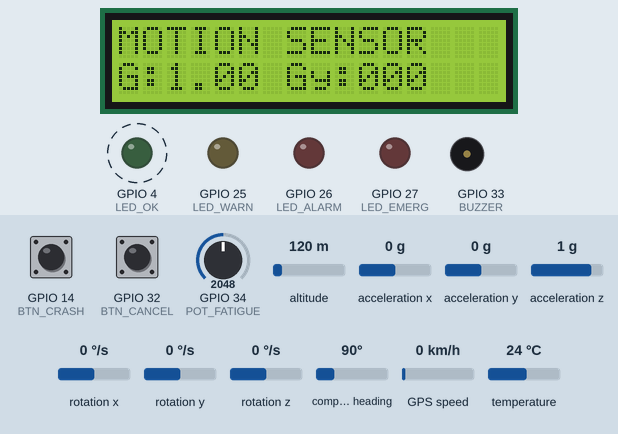
This sketch was run on a simulated ESP32. Shown: 16×2 character LCD, output pins drawn as LEDs (lit = HIGH), buzzer (waves = sounding). Dashed ring = blinking. Inputs (shaded band) come from the test bench; at power-on: rotation x 0 °/s, GPIO 34 (POT_FATIGUE) = 2048, GPIO 32 (BTN_CANCEL) HIGH, GPIO 14 (BTN_CRASH) HIGH, altitude 120 m, acceleration x 0 g, acceleration y 0 g, acceleration z 1 g, rotation y 0 °/s, rotation z 0 °/s, compass heading 90°, GPS speed 0 km/h, temperature 24 °C. The GPS gets a fix after 3 s at 37.7749, -122.4194 with 8 satellites; what the sketch prints to the serial monitor is not drawn.

Above: at 4.0 s.
4.1 s: rotation x set to -113 °/s
6.7 s: rotation x set to -125 °/s
At 8.1 s:
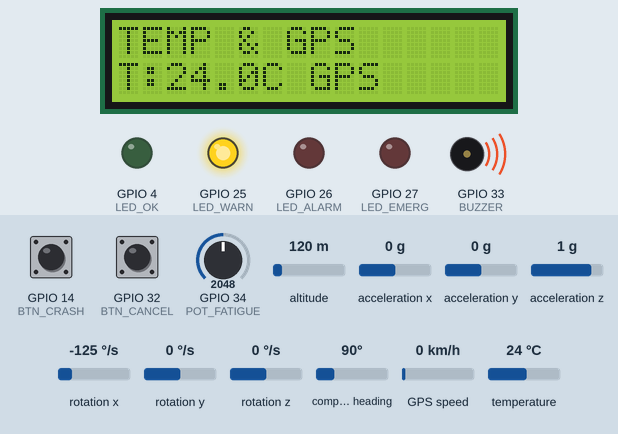
9.1 s: GPIO 34 (POT_FATIGUE) set to 3435
At 12.9 s:
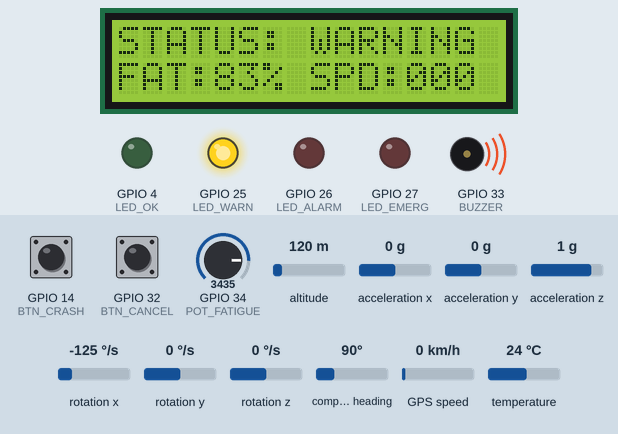
13.1 s: GPIO 34 (POT_FATIGUE) set to 3530
At 15.53 s:
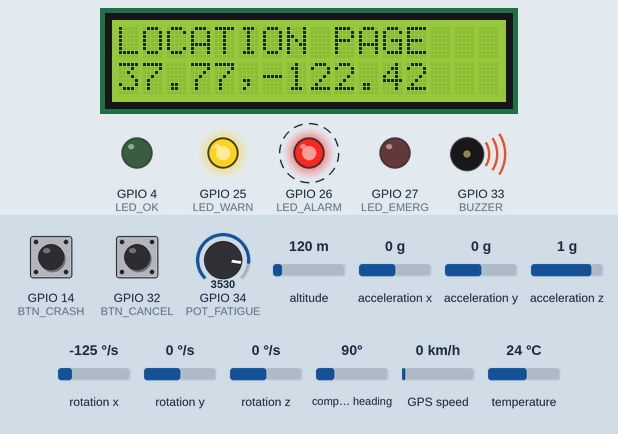
15.8 s: GPIO 32 (BTN_CANCEL) pulled LOW for 0.15 s
At 18.6 s:
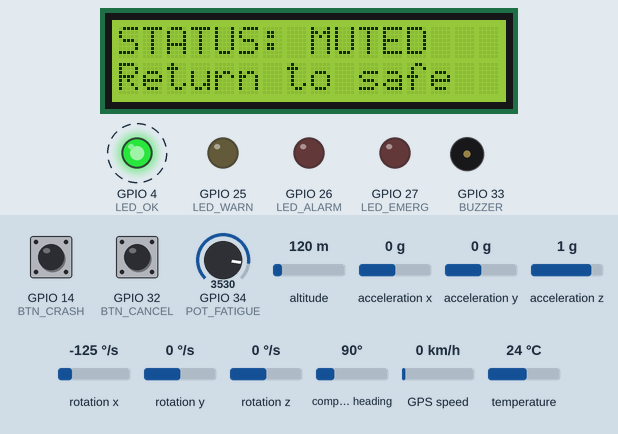
19.3 s: GPIO 32 (BTN_CANCEL) pulled LOW for 1 s
At 19.49 s:
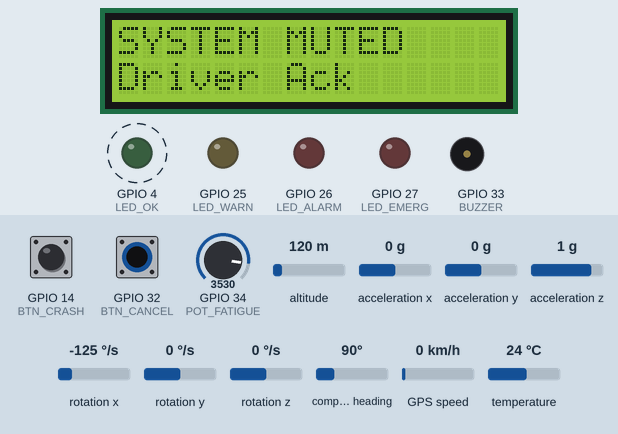
Timing chart, 0 to 22.8 s (numbered marks = the images above; inputs shaded):
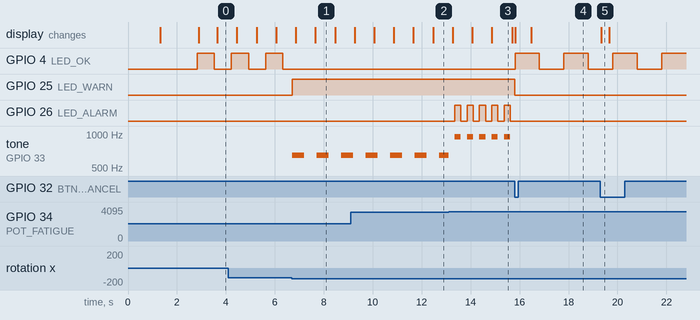

The sketch:

sketch.ino
```cpp
#include <Wire.h>
#include <Adafruit_MPU6050.h>
#include <Adafruit_Sensor.h>
#include <TinyGPSPlus.h>
#include <HardwareSerial.h>
#include <LiquidCrystal_I2C.h>
#include <math.h>

// =====================================================
// SMART REAL-TIME DRIVER STATE MONITORING
// AND EMERGENCY DETECTION SYSTEM
// ESP32 + MPU6050 + GPS + LCD + LEDs + BUZZER
// Potentiometer simulates fatigue/drowsiness score
// =====================================================

// ---------------- Pin Definitions ----------------
#define LED_OK      4
#define LED_WARN    25
#define LED_ALARM   26
#define LED_EMERG   27
#define BUZZER      33
#define BTN_CANCEL  32
#define BTN_CRASH   14
#define POT_FATIGUE 34

// ---------------- Objects ----------------
Adafruit_MPU6050 mpu;
TinyGPSPlus gps;
HardwareSerial gpsSerial(2);
LiquidCrystal_I2C lcd(0x27, 16, 2);

// ---------------- Demo / Alert Settings ----------------
const char EMERGENCY_PHONE[] = "+2519XXXXXXXX";

// If GPS has not locked yet, these fallback coordinates are used for demo.
// You can replace them with your university/demo location.
const double DEFAULT_LAT = 9.030100;
const double DEFAULT_LNG = 38.761300;

// Emergency SOS delay window.
// During this time, the driver can press MUTE/CANCEL to cancel false emergency.
// Set this to 0 if you want instant SOS.
const unsigned long SOS_CANCEL_WINDOW_MS = 8000;

// Critical fatigue must persist before it escalates to emergency.
const unsigned long FATIGUE_ESCALATE_MS = 10000;

// LCD and telemetry intervals
const unsigned long LCD_INTERVAL_MS = 800;
const unsigned long TELEMETRY_INTERVAL_MS = 1000;

// ---------------- Thresholds ----------------
// Acceleration magnitude thresholds in G
const float warnG  = 1.6;
const float alarmG = 2.2;
const float crashG = 3.0;

// Gyroscope thresholds in degrees/sec
const float warnGyroDps  = 120.0;
const float alarmGyroDps = 160.0;
const float crashGyroDps = 200.0;

// MPU temperature thresholds.
// In real crash detection, temperature is not the main factor.
// Here it is kept as an additional simulated hazard input.
const float warnTemp  = 60.0;
const float alarmTemp = 70.0;
const float crashTemp = 80.0;

// Speed thresholds in km/h
const float speedWarnLimit  = 100.0;
const float speedAlarmLimit = 120.0;

// Fatigue/drowsiness thresholds from potentiometer
const int fatigueWarnLevel  = 75;
const int fatigueAlarmLevel = 85;
const int fatigueCritLevel  = 90;

// Crash confirmation counter
const int CRASH_CONFIRM_COUNT = 2;

// ---------------- System State ----------------
enum SystemState {
  STATE_NORMAL,
  STATE_WARNING,
  STATE_ALARM,
  STATE_EMERGENCY,
  STATE_MUTED
};

SystemState currentState = STATE_NORMAL;
SystemState previousState = STATE_NORMAL;

// ---------------- Runtime Variables ----------------
unsigned long lastLcd = 0;
unsigned long lastTelemetry = 0;
unsigned long lastAlertToggle = 0;
unsigned long lastHeartbeat = 0;
unsigned long emergencyStartMs = 0;
unsigned long criticalFatigueStartMs = 0;

bool alertToggleState = false;
bool heartbeatState = false;
bool systemMuted = false;
bool sosSent = false;
bool lastCancelButton = HIGH;
bool mpuReady = false;

int lcdPage = 0;
int crashCounter = 0;

String emergencyCause = "";

// =====================================================
// Helper Functions
// =====================================================

float toDegPerSec(float rads) {
  return rads * 57.2957795;
}

const char* stateName(SystemState s) {
  switch (s) {
    case STATE_NORMAL:    return "NORMAL";
    case STATE_WARNING:   return "WARNING";
    case STATE_ALARM:     return "ALARM";
    case STATE_EMERGENCY: return "EMERGENCY";
    case STATE_MUTED:     return "MUTED";
    default:              return "UNKNOWN";
  }
}

void allOff() {
  digitalWrite(LED_OK, LOW);
  digitalWrite(LED_WARN, LOW);
  digitalWrite(LED_ALARM, LOW);
  digitalWrite(LED_EMERG, LOW);
  noTone(BUZZER);
}

void show2(const char *line1, const char *line2) {
  lcd.clear();

  lcd.setCursor(0, 0);
  lcd.print(line1);

  lcd.setCursor(0, 1);
  lcd.print(line2);
}

double getLatitude() {
  if (gps.location.isValid()) {
    return gps.location.lat();
  }
  return DEFAULT_LAT;
}

double getLongitude() {
  if (gps.location.isValid()) {
    return gps.location.lng();
  }
  return DEFAULT_LNG;
}

bool gpsValid() {
  return gps.location.isValid();
}

// =====================================================
// GSM / SMS Simulation
// =====================================================

void sendSOS(
  float gForce,
  float gyroDps,
  int fatiguePct,
  float speedKmph,
  float tempC,
  double lat,
  double lng,
  bool liveGps,
  String cause
) {
  Serial.println();
  Serial.println("=================================================");
  Serial.println("              GSM SOS SIMULATION");
  Serial.println("=================================================");

  Serial.println("AT");
  delay(100);
  Serial.println("OK");

  Serial.println("AT+CMGF=1");
  delay(100);
  Serial.println("OK");

  Serial.print("AT+CMGS=\"");
  Serial.print(EMERGENCY_PHONE);
  Serial.println("\"");
  delay(100);

  Serial.println("EMERGENCY ALERT!");
  Serial.println("Smart Driver Monitoring System detected a critical event.");
  Serial.print("Cause: ");
  Serial.println(cause);

  Serial.print("System State: ");
  Serial.println(stateName(currentState));

  Serial.print("G-Force: ");
  Serial.print(gForce, 2);
  Serial.println(" G");

  Serial.print("Gyroscope Peak: ");
  Serial.print(gyroDps, 1);
  Serial.println(" deg/s");

  Serial.print("Fatigue Level: ");
  Serial.print(fatiguePct);
  Serial.println("%");

  Serial.print("Speed: ");
  Serial.print(speedKmph, 1);
  Serial.println(" km/h");

  Serial.print("Temperature: ");
  Serial.print(tempC, 1);
  Serial.println(" C");

  Serial.print("GPS Source: ");
  Serial.println(liveGps ? "LIVE GPS" : "DEMO/FALLBACK GPS");

  Serial.print("Location: ");
  Serial.print(lat, 6);
  Serial.print(", ");
  Serial.println(lng, 6);

  Serial.print("Google Maps: ");
  Serial.print("https://maps.google.com/?q=");
  Serial.print(lat, 6);
  Serial.print(",");
  Serial.println(lng, 6);

  Serial.write(26); // Ctrl+Z, end of SMS in real GSM modems
  Serial.println();
  Serial.println("SOS MESSAGE SENT SUCCESSFULLY.");
  Serial.println("=================================================");
  Serial.println();
}

// =====================================================
// Output Behaviour
// =====================================================

void handleOutputs(unsigned long now, SystemState state) {
  if (state == STATE_NORMAL) {
    digitalWrite(LED_WARN, LOW);
    digitalWrite(LED_ALARM, LOW);
    digitalWrite(LED_EMERG, LOW);
    noTone(BUZZER);

    // Green heartbeat LED
    if (now - lastHeartbeat >= 700) {
      lastHeartbeat = now;
      heartbeatState = !heartbeatState;
      digitalWrite(LED_OK, heartbeatState);
    }
  }

  else if (state == STATE_WARNING) {
    digitalWrite(LED_OK, LOW);
    digitalWrite(LED_WARN, HIGH);
    digitalWrite(LED_ALARM, LOW);
    digitalWrite(LED_EMERG, LOW);

    if (now - lastAlertToggle >= 500) {
      lastAlertToggle = now;
      alertToggleState = !alertToggleState;

      if (alertToggleState) {
        tone(BUZZER, 650);
      } else {
        noTone(BUZZER);
      }
    }
  }

  else if (state == STATE_ALARM) {
    digitalWrite(LED_OK, LOW);
    digitalWrite(LED_WARN, HIGH);
    digitalWrite(LED_EMERG, LOW);

    if (now - lastAlertToggle >= 250) {
      lastAlertToggle = now;
      alertToggleState = !alertToggleState;

      digitalWrite(LED_ALARM, alertToggleState);

      if (alertToggleState) {
        tone(BUZZER, 950);
      } else {
        noTone(BUZZER);
      }
    }
  }

  else if (state == STATE_EMERGENCY) {
    digitalWrite(LED_OK, LOW);
    digitalWrite(LED_WARN, LOW);
    digitalWrite(LED_ALARM, HIGH);

    if (now - lastAlertToggle >= 150) {
      lastAlertToggle = now;
      alertToggleState = !alertToggleState;

      digitalWrite(LED_EMERG, alertToggleState);

      // Siren-like effect
      if (alertToggleState) {
        tone(BUZZER, 1300);
      } else {
        tone(BUZZER, 850);
      }
    }
  }

  else if (state == STATE_MUTED) {
    digitalWrite(LED_WARN, LOW);
    digitalWrite(LED_ALARM, LOW);
    digitalWrite(LED_EMERG, LOW);
    noTone(BUZZER);

    // Slow green blink means system is muted but alive
    if (now - lastHeartbeat >= 1000) {
      lastHeartbeat = now;
      heartbeatState = !heartbeatState;
      digitalWrite(LED_OK, heartbeatState);
    }
  }
}

// =====================================================
// LCD Display
// =====================================================

void updateLCD(
  unsigned long now,
  SystemState state,
  float tempC,
  float gForce,
  float gyroDps,
  float speedKmph,
  int fatiguePct,
  double lat,
  double lng,
  bool liveGps
) {
  if (now - lastLcd < LCD_INTERVAL_MS) {
    return;
  }

  lastLcd = now;

  char line1[17];
  char line2[17];

  if (state == STATE_EMERGENCY) {
    snprintf(line1, sizeof(line1), "STATUS: EMERG!");

    if (!sosSent && SOS_CANCEL_WINDOW_MS > 0) {
      unsigned long elapsed = now - emergencyStartMs;
      unsigned long remaining = 0;

      if (elapsed < SOS_CANCEL_WINDOW_MS) {
        remaining = (SOS_CANCEL_WINDOW_MS - elapsed + 999) / 1000;
      }

      snprintf(line2, sizeof(line2), "SOS IN: %lus", remaining);
    } else if (sosSent) {
      snprintf(line2, sizeof(line2), "SOS SENT        ");
    } else {
      snprintf(line2, sizeof(line2), "SENDING SOS...  ");
    }

    show2(line1, line2);
    return;
  }

  if (state == STATE_MUTED) {
    snprintf(line1, sizeof(line1), "STATUS: MUTED");
    snprintf(line2, sizeof(line2), "Return to safe");
    show2(line1, line2);
    return;
  }

  if (lcdPage == 0) {
    snprintf(line1, sizeof(line1), "STATUS: %-7s", stateName(state));
    snprintf(line2, sizeof(line2), "FAT:%d%% SPD:%03.0f", fatiguePct, speedKmph);
  }
  else if (lcdPage == 1) {
    snprintf(line1, sizeof(line1), "MOTION SENSOR");
    snprintf(line2, sizeof(line2), "G:%.2f Gy:%03.0f", gForce, gyroDps);
  }
  else if (lcdPage == 2) {
    snprintf(line1, sizeof(line1), "TEMP & GPS");
    snprintf(line2, sizeof(line2), "T:%.1fC %s", tempC, liveGps ? "GPS" : "SIM");
  }
  else {
    snprintf(line1, sizeof(line1), "LOCATION PAGE");
    snprintf(line2, sizeof(line2), "%.2f,%.2f", lat, lng);
  }

  show2(line1, line2);
  lcdPage = (lcdPage + 1) % 4;
}

// =====================================================
// Telemetry Logging
// =====================================================

void printTelemetry(
  unsigned long now,
  SystemState state,
  float tempC,
  float gForce,
  float gyroDps,
  float speedKmph,
  int fatiguePct,
  double lat,
  double lng,
  bool liveGps,
  bool crashDetected,
  bool criticalFatigue
) {
  if (now - lastTelemetry < TELEMETRY_INTERVAL_MS) {
    return;
  }

  lastTelemetry = now;

  Serial.print("{\"timeMs\":");
  Serial.print(now);

  Serial.print(",\"state\":\"");
  Serial.print(stateName(state));
  Serial.print("\"");

  Serial.print(",\"speedKmph\":");
  Serial.print(speedKmph, 1);

  Serial.print(",\"gForce\":");
  Serial.print(gForce, 2);

  Serial.print(",\"gyroDps\":");
  Serial.print(gyroDps, 1);

  Serial.print(",\"temperatureC\":");
  Serial.print(tempC, 1);

  Serial.print(",\"fatiguePct\":");
  Serial.print(fatiguePct);

  Serial.print(",\"gpsValid\":");
  Serial.print(liveGps ? "true" : "false");

  Serial.print(",\"lat\":");
  Serial.print(lat, 6);

  Serial.print(",\"lng\":");
  Serial.print(lng, 6);

  Serial.print(",\"crashDetected\":");
  Serial.print(crashDetected ? "true" : "false");

  Serial.print(",\"criticalFatigue\":");
  Serial.print(criticalFatigue ? "true" : "false");

  Serial.print(",\"sosSent\":");
  Serial.print(sosSent ? "true" : "false");

  Serial.print(",\"cause\":\"");
  Serial.print(emergencyCause);
  Serial.print("\"");

  Serial.println("}");
}

// =====================================================
// Setup
// =====================================================

void setup() {
  Serial.begin(115200);

  pinMode(LED_OK, OUTPUT);
  pinMode(LED_WARN, OUTPUT);
  pinMode(LED_ALARM, OUTPUT);
  pinMode(LED_EMERG, OUTPUT);
  pinMode(BUZZER, OUTPUT);

  pinMode(BTN_CANCEL, INPUT_PULLUP);
  pinMode(BTN_CRASH, INPUT_PULLUP);
  pinMode(POT_FATIGUE, INPUT);

  Wire.begin();

  lcd.init();
  lcd.backlight();

  allOff();
  show2("SMART DRIVER", "SYSTEM BOOTING");
  delay(1200);

  if (!mpu.begin()) {
    mpuReady = false;
    Serial.println("ERROR: MPU6050 not found. Check wiring.");
    show2("MPU6050 ERROR", "Check wiring");
    delay(1500);
  } else {
    mpuReady = true;

    // Optional configuration for more stable readings
    mpu.setAccelerometerRange(MPU6050_RANGE_8_G);
    mpu.setGyroRange(MPU6050_RANGE_500_DEG);
    mpu.setFilterBandwidth(MPU6050_BAND_21_HZ);

    Serial.println("MPU6050 initialised successfully.");
  }

  // ESP32 Hardware Serial 2
  // GPS TX -> ESP32 RX2 GPIO16
  // GPS RX -> ESP32 TX2 GPIO17
  gpsSerial.begin(9600, SERIAL_8N1, 16, 17);

  show2("SYSTEM READY", "Drive Safely");
  Serial.println("System ready.");
  Serial.println("Potentiometer = simulated computer-vision fatigue score.");
  Serial.println("Crash button = manual emergency demo trigger.");
  Serial.println();

  delay(1500);
}

// =====================================================
// Main Loop
// =====================================================

void loop() {
  unsigned long now = millis();

  // ---------------- Read GPS Non-Blocking ----------------
  while (gpsSerial.available() > 0) {
    gps.encode(gpsSerial.read());
  }

  // ---------------- Read MPU6050 ----------------
  sensors_event_t a, g, t;

  float ax = 0.0;
  float ay = 0.0;
  float az = 1.0;
  float gForce = 1.0;

  float gx = 0.0;
  float gy = 0.0;
  float gz = 0.0;
  float gyroDps = 0.0;

  float tempC = 25.0;

  if (mpuReady) {
    mpu.getEvent(&a, &g, &t);

    ax = a.acceleration.x / 9.80665;
    ay = a.acceleration.y / 9.80665;
    az = a.acceleration.z / 9.80665;

    gForce = sqrt((ax * ax) + (ay * ay) + (az * az));

    gx = toDegPerSec(g.gyro.x);
    gy = toDegPerSec(g.gyro.y);
    gz = toDegPerSec(g.gyro.z);

    gyroDps = fmaxf(fabsf(gx), fmaxf(fabsf(gy), fabsf(gz)));

    tempC = t.temperature;
  }

  // ---------------- Read GPS Data ----------------
  float speedKmph = gps.speed.isValid() ? gps.speed.kmph() : 0.0;
  bool liveGps = gpsValid();
  double latitude = getLatitude();
  double longitude = getLongitude();

  // ---------------- Read Simulated Fatigue ----------------
  int rawFatigue = analogRead(POT_FATIGUE);
  int fatiguePct = map(rawFatigue, 0, 4095, 0, 100);
  fatiguePct = constrain(fatiguePct, 0, 100);

  // ---------------- Buttons ----------------
  bool cancelButton = digitalRead(BTN_CANCEL);
  bool crashButtonPressed = digitalRead(BTN_CRASH) == LOW;

  bool cancelPressedEdge = (lastCancelButton == HIGH && cancelButton == LOW);
  lastCancelButton = cancelButton;

  // ---------------- Condition Evaluation ----------------
  bool warningCondition =
    (gForce >= warnG) ||
    (gyroDps >= warnGyroDps) ||
    (tempC >= warnTemp) ||
    (speedKmph >= speedWarnLimit) ||
    (fatiguePct >= fatigueWarnLevel);

  bool alarmCondition =
    (gForce >= alarmG) ||
    (gyroDps >= alarmGyroDps) ||
    (tempC >= alarmTemp) ||
    (speedKmph >= speedAlarmLimit) ||
    (fatiguePct >= fatigueAlarmLevel);

  bool rawCrashCondition =
    (gForce >= crashG) ||
    (gyroDps >= crashGyroDps) ||
    (tempC >= crashTemp) ||
    crashButtonPressed;

  if (rawCrashCondition) {
    if (crashCounter < CRASH_CONFIRM_COUNT) {
      crashCounter++;
    }
  } else {
    crashCounter = 0;
  }

  bool crashDetected = crashButtonPressed || (crashCounter >= CRASH_CONFIRM_COUNT);

  bool criticalFatigue = fatiguePct >= fatigueCritLevel;

  if (criticalFatigue) {
    if (criticalFatigueStartMs == 0) {
      criticalFatigueStartMs = now;
    }
  } else {
    criticalFatigueStartMs = 0;
  }

  bool fatigueEscalated =
    criticalFatigue &&
    criticalFatigueStartMs > 0 &&
    (now - criticalFatigueStartMs >= FATIGUE_ESCALATE_MS);

  bool emergencyCondition = crashDetected || fatigueEscalated;

  bool safeBaseline =
    !warningCondition &&
    !alarmCondition &&
    !emergencyCondition &&
    !criticalFatigue;

  // ---------------- Cancel / Mute Handling ----------------
  if (cancelPressedEdge) {
    systemMuted = true;
    allOff();

    Serial.println();
    Serial.println("Driver pressed MUTE/CANCEL.");
    Serial.println("Local alerts muted. SOS countdown cancelled if not already sent.");

    if (currentState == STATE_EMERGENCY && !sosSent) {
      Serial.println("Pending SOS was cancelled by driver acknowledgement.");
    }

    show2("SYSTEM MUTED", "Driver Ack");
  }

  // Auto-unmute only when everything returns to safe
  if (systemMuted && safeBaseline) {
    systemMuted = false;
    sosSent = false;
    emergencyStartMs = 0;
    emergencyCause = "";
    criticalFatigueStartMs = 0;

    Serial.println("System automatically returned to NORMAL after safe readings.");
  }

  // ---------------- State Machine ----------------
  previousState = currentState;

  if (systemMuted) {
    currentState = STATE_MUTED;
  }
  else if (emergencyCondition) {
    currentState = STATE_EMERGENCY;
  }
  else if (alarmCondition || criticalFatigue) {
    currentState = STATE_ALARM;
  }
  else if (warningCondition) {
    currentState = STATE_WARNING;
  }
  else {
    currentState = STATE_NORMAL;
  }

  // ---------------- State Entry Actions ----------------
  if (currentState != previousState) {
    Serial.print("STATE CHANGE: ");
    Serial.print(stateName(previousState));
    Serial.print(" -> ");
    Serial.println(stateName(currentState));

    if (currentState == STATE_EMERGENCY) {
      emergencyStartMs = now;
      sosSent = false;

      if (crashDetected) {
        emergencyCause = crashButtonPressed ? "MANUAL CRASH TEST BUTTON" : "CRASH-LIKE IMPACT DETECTED";
      } else if (fatigueEscalated) {
        emergencyCause = "CRITICAL FATIGUE UNACKNOWLEDGED";
      } else {
        emergencyCause = "UNKNOWN EMERGENCY";
      }

      Serial.print("Emergency cause: ");
      Serial.println(emergencyCause);
    }

    if (currentState == STATE_NORMAL) {
      sosSent = false;
      emergencyStartMs = 0;
      emergencyCause = "";
      criticalFatigueStartMs = 0;
    }
  }

  // ---------------- Emergency SOS Logic ----------------
  if (currentState == STATE_EMERGENCY && !sosSent && !systemMuted) {
    bool sendNow = false;

    if (SOS_CANCEL_WINDOW_MS == 0) {
      sendNow = true;
    } else if (now - emergencyStartMs >= SOS_CANCEL_WINDOW_MS) {
      sendNow = true;
    }

    if (sendNow) {
      sendSOS(
        gForce,
        gyroDps,
        fatiguePct,
        speedKmph,
        tempC,
        latitude,
        longitude,
        liveGps,
        emergencyCause
      );

      sosSent = true;
    }
  }

  // ---------------- Outputs, LCD, Telemetry ----------------
  handleOutputs(now, currentState);

  updateLCD(
    now,
    currentState,
    tempC,
    gForce,
    gyroDps,
    speedKmph,
    fatiguePct,
    latitude,
    longitude,
    liveGps
  );

  printTelemetry(
    now,
    currentState,
    tempC,
    gForce,
    gyroDps,
    speedKmph,
    fatiguePct,
    latitude,
    longitude,
    liveGps,
    crashDetected,
    criticalFatigue
  );
}
```

Measured:
- the behaviour switches between -119 and -120 °/s on rotation x (found by bisection; images 0 and 1)
- the behaviour switches between 3480 and 3481 on GPIO 34 (POT_FATIGUE) (found by bisection; images 2 and 3)
- after the input at 6.7 s, GPIO 4 (LED_OK): stays LOW (without the input it goes to HIGH after 0.33 s); GPIO 25 (LED_WARN): LOW → HIGH at once; tone on GPIO 33 (BUZZER): alternates 650 Hz for 0.50 s and silent for 0.50 s, starting at once
- after the input at 13.1 s, GPIO 26 (LED_ALARM): alternates HIGH for 0.25 s and LOW for 0.25 s, starting after 0.25 s; tone on GPIO 33 (BUZZER): alternates 950 Hz for 0.25 s and silent for 0.25 s, starting at once
- after the input at 15.8 s, GPIO 4 (LED_OK): alternates HIGH for 0.99 s and LOW for 1.0 s, starting at once; GPIO 25 (LED_WARN): HIGH → LOW at once; GPIO 26 (LED_ALARM): stops changing and stays LOW; tone on GPIO 33 (BUZZER): stops changing and stays silent; the display: first changes at once (image 4 shows a later state)
- after the input at 19.3 s, the display: changes at once (image 5)
- by itself, GPIO 4 (LED_OK): alternates HIGH for 0.70 s and LOW for 0.70 s
